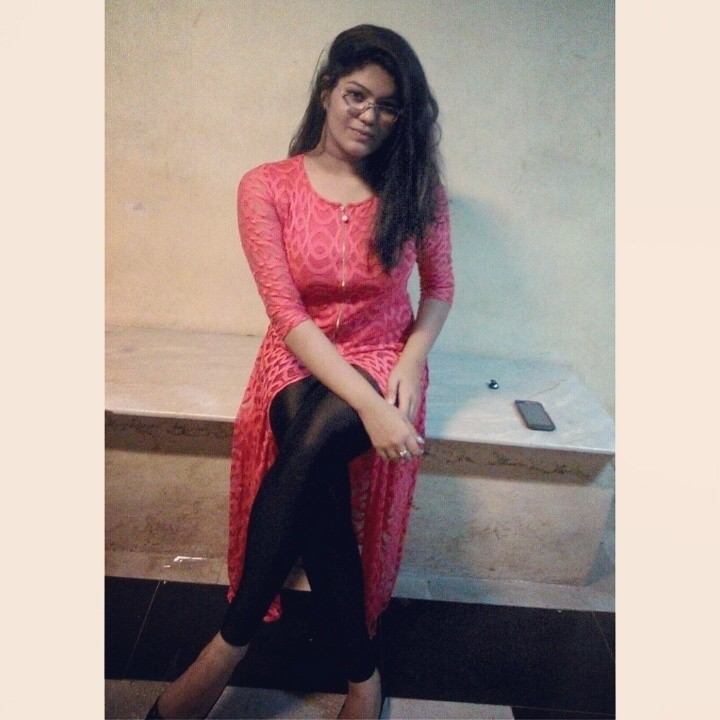
#> input picture images.jpg, 720 x 720 px
$ python Transpose.py
#> lines starting #> are read from the running program, lines starting #| are printed output that depends on the picture
import cv2
import numpy as np
img=cv2.imread("images.jpg")
#> img is the input picture: shape (720, 720, 3); mean B, G, R 142.5, 147, 164.7
img_Trans = cv2.transpose(img)
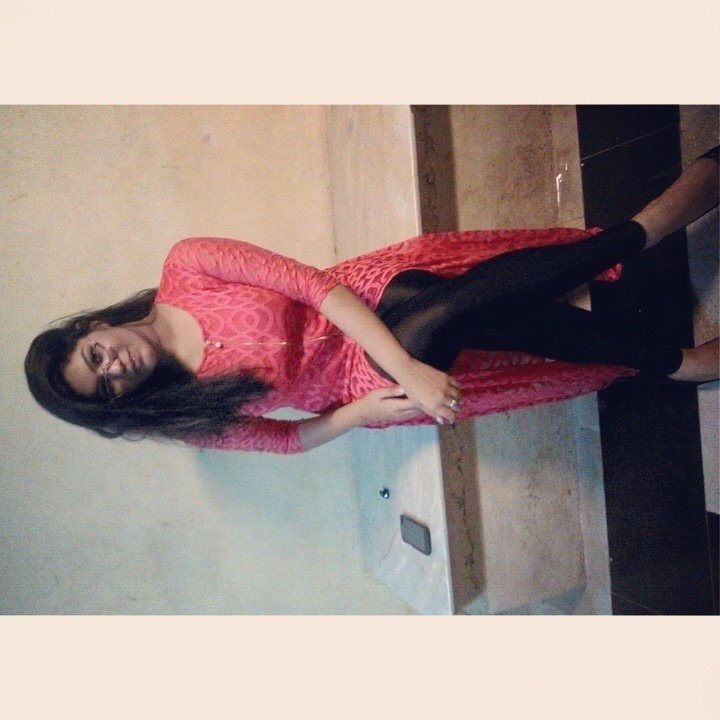
#> img_Trans: shape (720, 720, 3); mean B, G, R 142.5, 147, 164.7

cv2.imshow("Rotated  Image",img_Trans)
cv2.imshow("Original Image",img)
cv2.waitKey(0)
cv2.destroyAllWindows()
